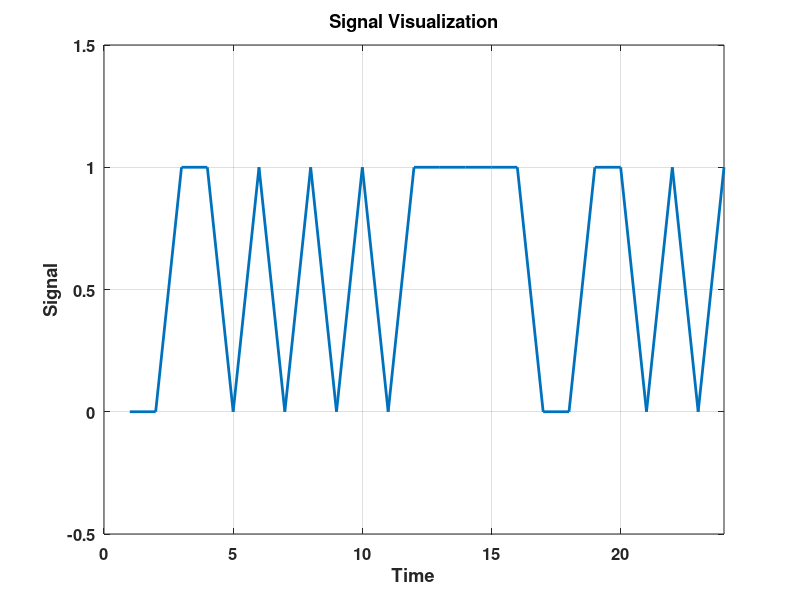
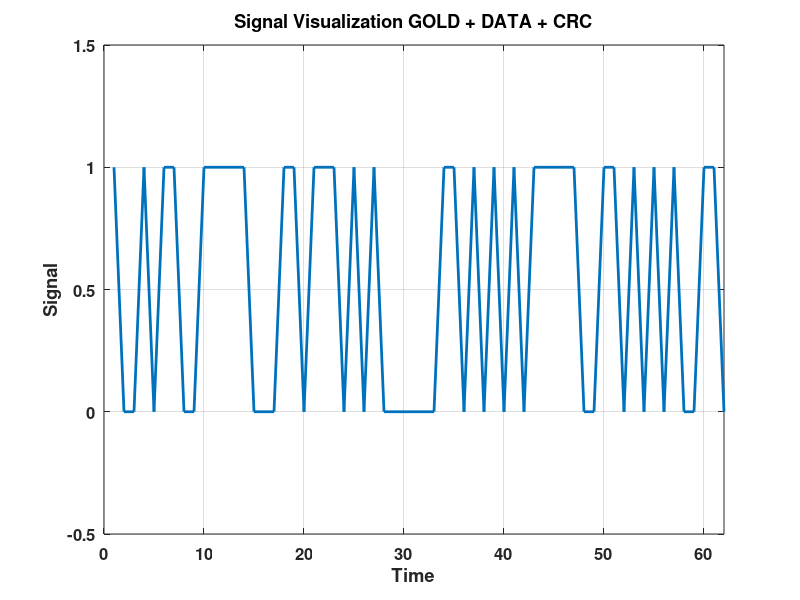
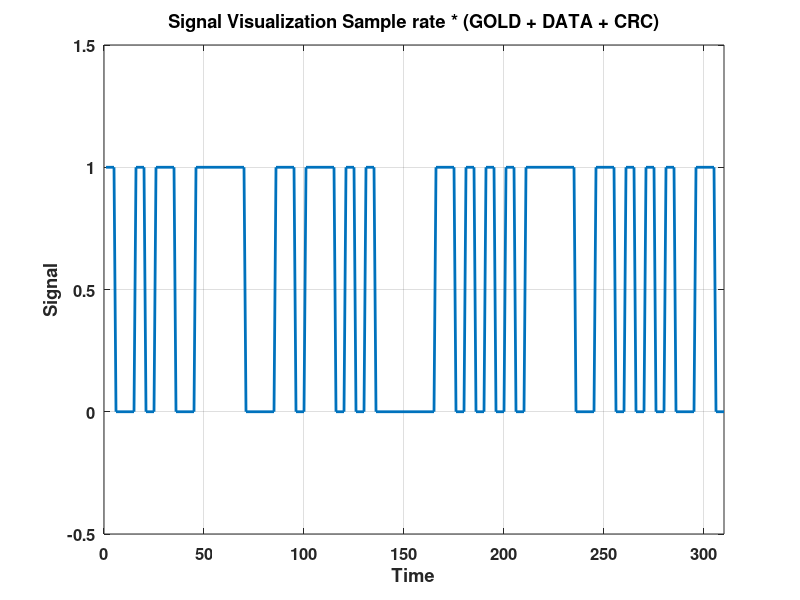
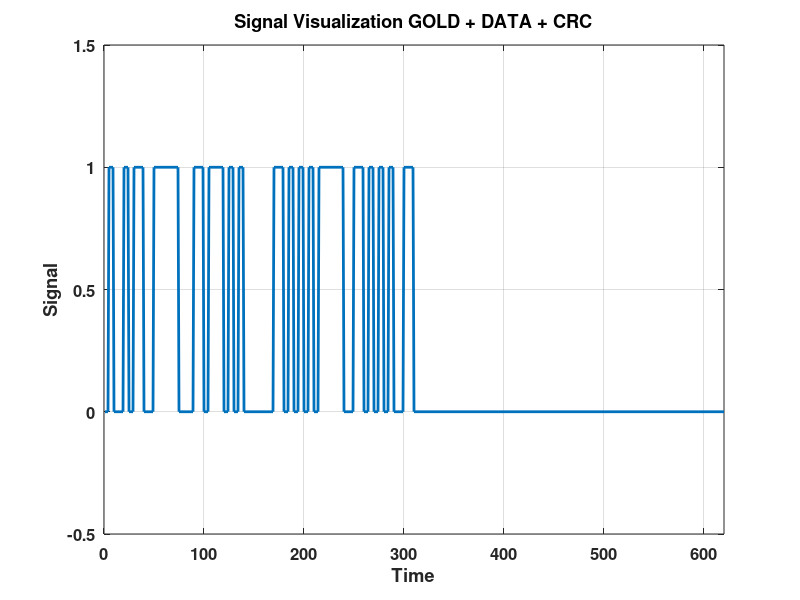

MATLAB code for these plots, in order: (Note: this script raises an error after producing the figures.)
function main
    % Ввод фамилии и имени
    surname = input('Введите фамилию: ', 's');
    name = input('Введите имя: ', 's');
    
    % Объединение фамилии и имени для обработки
    fullName = strcat(surname, '_' ,name);
    
    % Преобразование строки в биты
    packet = encodeToBits(fullName);
    disp('Битовое представление фамилии и имени:');
    dispBits(packet);
    
    figure;
    plot(packet, 'LineWidth', 2);
    xlabel('Time', 'FontSize', 12, 'FontWeight', 'bold');
    ylabel('Signal', 'FontSize', 12, 'FontWeight', 'bold');
    title('Signal Visualization', 'FontSize', 14, 'FontWeight', 'bold');
    grid on;
    set(gca, 'FontSize', 12, 'FontWeight', 'bold');
    xlim([0 length(packet)]); 
    ylim([min(packet) - 0.5, max(packet) + 0.5]);


    % Генератор для CRC
    g_sequence = [1, 1, 1, 1, 0, 1, 1, 1];
    crc = calculateCRC(packet, g_sequence);
    packetWithCRC = [packet, crc];
    disp("CRC:");
    disp(crc);

    % Проверка на приемной стороне
    %if checkPacket(packetWithCRC, g_sequence)
    %    disp('Ошибок не обнаружено в принятом пакете.');
    %else
    %    disp('Ошибка обнаружена в принятом пакете.');
    %end
    
    % Генерация последовательности Голда
    length_sequence_gold = 31;
    x = [0, 0, 1, 0, 0]; % x = 4 в 2СС
    y = [0, 1, 1, 0, 1]; % y = x + 7 в 2СС
    gold_sequence = generate_sequence_gold(x, y, length_sequence_gold);
    %disp('Первая последовательность Голда:');
    %disp(gold_sequence);
    
    % Параметры
    L = length(packet);
    M = length(crc);
    G = length(gold_sequence);
    N = 5; % Sample rate
    array_data = repmat([gold_sequence, packetWithCRC], 1);

    array_out = zeros(1, 2 * N * (L + M + G));
    
    figure;
    plot(array_data, 'LineWidth', 2);
    xlabel('Time', 'FontSize', 12, 'FontWeight', 'bold');
    ylabel('Signal', 'FontSize', 12, 'FontWeight', 'bold');
    title('Signal Visualization GOLD + DATA + CRC', 'FontSize', 14, 'FontWeight', 'bold');
    grid on;
    set(gca, 'FontSize', 12, 'FontWeight', 'bold');
    xlim([0 length(array_data)]); 
    ylim([min(array_data) - 0.5, max(array_data) + 0.5]);

    array_data = repeat_elements(array_data,N);
    figure;
    plot(array_data, 'LineWidth', 2);
    xlabel('Time', 'FontSize', 12, 'FontWeight', 'bold');
    ylabel('Signal', 'FontSize', 12, 'FontWeight', 'bold');
    title('Signal Visualization Sample rate * (GOLD + DATA + CRC)', 'FontSize', 14, 'FontWeight', 'bold');
    grid on;
    set(gca, 'FontSize', 12, 'FontWeight', 'bold');
    xlim([0 length(array_data)]); 
    ylim([min(array_data) - 0.5, max(array_data) + 0.5]);

    % Ввод позиции
    flag = true;
    while flag
        position = input('Введите позицию вставки: ');
        if position >= 0 && position <= N * (L + M + G)
            disp('Значение лежит в диапазоне');
            flag = false;
        else
            disp('Значение вне диапазона');
        end
    end
    
    % Вставка данных
    array_out = insert_array_at_position(array_out, array_data, position);

    figure;
    plot(array_out, 'LineWidth', 2);
    xlabel('Time', 'FontSize', 12, 'FontWeight', 'bold');
    ylabel('Signal', 'FontSize', 12, 'FontWeight', 'bold');
    title('Signal Visualization GOLD + DATA + CRC', 'FontSize', 14, 'FontWeight', 'bold');
    grid on;
    set(gca, 'FontSize', 12, 'FontWeight', 'bold');
    xlim([0 length(array_out)]); 
    ylim([min(array_out) - 0.5, max(array_out) + 0.5]);

    % Генерация шума
    sigma = input('Введите стандартное отклонение шума: ');
    array_with_hastle = generate_noise(2 * N * (L + M + G), 0, sigma);
    %disp('Шум:');

    array_out = double(array_out);
    result = array_out + array_with_hastle;

    %disp(result);
    figure;
    plot(result, 'LineWidth', 2);
    xlabel('Time', 'FontSize', 12, 'FontWeight', 'bold');
    ylabel('Signal', 'FontSize', 12, 'FontWeight', 'bold');
    title('Signal Visualization hastle with signal', 'FontSize', 14, 'FontWeight', 'bold');
    grid on;
    set(gca, 'FontSize', 12, 'FontWeight', 'bold');
    xlim([0 length(result)]); 
    ylim([min(result) - 0.5, max(result) + 0.5]);

    % Находим начало синхропоследовательности
    gold_sequence_double = double(gold_sequence);
    gold_sequence_double = repeat_elements(gold_sequence_double,N);
    [sync_index,correlation] = findSyncSequenceStart(result, gold_sequence_double, N, L, M, G);

    figure;
    plot(correlation, 'LineWidth', 2);
    xlabel('Time', 'FontSize', 12, 'FontWeight', 'bold');
    ylabel('Signal', 'FontSize', 12, 'FontWeight', 'bold');
    title('Signal Visualization hastle with signal', 'FontSize', 14, 'FontWeight', 'bold');
    grid on;
    set(gca, 'FontSize', 12, 'FontWeight', 'bold');
    xlim([0 length(correlation)]); 
    ylim([min(correlation) - 0.5, max(correlation) + 0.5]);

    disp(sync_index);
    
    % Обрезаем до синхры
    signal_out = result(sync_index :end);
    %disp(signal_out);

    figure;
    plot(signal_out, 'LineWidth', 2);
    xlabel('Time', 'FontSize', 12, 'FontWeight', 'bold');
    ylabel('Signal', 'FontSize', 12, 'FontWeight', 'bold');
    title('Обрезал до синхры', 'FontSize', 14, 'FontWeight', 'bold');
    grid on;
    set(gca, 'FontSize', 12, 'FontWeight', 'bold');
    xlim([0 length(signal_out)]); 
    ylim([min(signal_out) - 0.5, max(signal_out) + 0.5]);
    
    bits_sequence = decodeSignal(signal_out,N);

    figure;
    plot(bits_sequence, 'LineWidth', 2);
    xlabel('Time', 'FontSize', 12, 'FontWeight', 'bold');
    ylabel('Signal', 'FontSize', 12, 'FontWeight', 'bold');
    title('декодировал биты', 'FontSize', 14, 'FontWeight', 'bold');
    grid on;
    set(gca, 'FontSize', 12, 'FontWeight', 'bold');
    xlim([0 length(bits_sequence)]); 
    ylim([min(bits_sequence) - 0.5, max(bits_sequence) + 0.5]);
    %disp(bits_sequence);
    %disp(array_data);

    bits_sequence_W_N = bits_sequence(1 : end);
    figure;
    plot(bits_sequence_W_N, 'LineWidth', 2);
    xlabel('Time', 'FontSize', 12, 'FontWeight', 'bold');
    ylabel('Signal', 'FontSize', 12, 'FontWeight', 'bold');
    title('Обрезал до Голда', 'FontSize', 14, 'FontWeight', 'bold');
    grid on;
    set(gca, 'FontSize', 12, 'FontWeight', 'bold');
    xlim([0 length(bits_sequence_W_N)]); 
    ylim([min(bits_sequence_W_N) - 0.5, max(bits_sequence_W_N) + 0.5]);
    
    bits_sequence_W_NG = bits_sequence_W_N(G+1 :end);

    figure;
    plot(bits_sequence_W_NG, 'LineWidth', 2);
    xlabel('Time', 'FontSize', 12, 'FontWeight', 'bold');
    ylabel('Signal', 'FontSize', 12, 'FontWeight', 'bold');
    title('Обрезал Голда', 'FontSize', 14, 'FontWeight', 'bold');
    grid on;
    set(gca, 'FontSize', 12, 'FontWeight', 'bold');
    xlim([0 length(bits_sequence_W_NG)]); 
    ylim([min(bits_sequence_W_NG) - 0.5, max(bits_sequence_W_NG) + 0.5]);

    % Проверка на приемной стороне
    [isValid, crcLength, endIndex] = checkPacket(packetWithCRC, g_sequence);
    disp(crcLength);
    disp(endIndex);
    if isValid
        disp('Ошибок не обнаружено в принятом пакете.');
    else
        disp('Ошибка обнаружена в принятом пакете.');
    end
    
    bits_sequence_W_NGM = bits_sequence_W_NG(1 : crcLength);
    
    figure;
    plot(bits_sequence_W_NGM, 'LineWidth', 2);
    xlabel('Time', 'FontSize', 12, 'FontWeight', 'bold');
    ylabel('Signal', 'FontSize', 12, 'FontWeight', 'bold');
    title('Обрезал CRC + шум', 'FontSize', 14, 'FontWeight', 'bold');
    grid on;
    set(gca, 'FontSize', 12, 'FontWeight', 'bold');
    xlim([0 length(bits_sequence_W_NGM)]); 
    ylim([min(bits_sequence_W_NGM) - 0.5, max(bits_sequence_W_NGM) + 0.5]);

    slovo = decodeFromBits(bits_sequence_W_NGM);
    disp(slovo);
end

function packet = encodeToBits(input)
    packet = [];
    for c = input
        bits = bitget(uint8(c), 8:-1:1); % Преобразование символа в биты
        packet = [packet, bits];
    end
end

function output = decodeFromBits(packet)
    % Проверяем, что длина пакета делится на 8 (по 8 бит на символ)
    if mod(length(packet), 8) ~= 0
        error('Длина пакета должна быть кратной 8 для корректного декодирования.');
    end

    % Инициализация результирующего массива
    output = char([]); % Символы сохраняем в строку

    % Преобразуем каждые 8 бит в символ
    for i = 1:8:length(packet)
        % Берем 8 бит и преобразуем их в байт
        bits = packet(i:i+7);
        byte = uint8(bin2dec(num2str(bits))); % Преобразуем массив бит в десятичное значение
        output = [output, char(byte)]; % Преобразуем байт в символ и добавляем к результату
    end
end


function dispBits(bits)
    for i = 1:length(bits)
        fprintf('%d', bits(i));
        if mod(i, 8) == 0
            fprintf(' '); % Пробел после каждых 8 бит
        end
    end
    fprintf('\n');
end

function [crc, crcLength, endIndex] = calculateCRC(packet, generator)
    % Дополнение пакета нулями
    temp = [packet, zeros(1, length(generator) - 1)];
    crcLength = 0; % Счётчик длины CRC
    endIndex = -1; % Индекс завершения CRC
    generatorLength = length(generator);

    for i = 1:length(packet)
        if temp(i) == 1
            % Выполняем XOR с полиномом генератора
            temp(i:i + generatorLength - 1) = xor(temp(i:i + generatorLength - 1), generator);
        end
        
        % Увеличиваем счётчик длины CRC
        crcLength = crcLength + 1;

        % Проверяем, заполнен ли текущий отрезок нулями
        if all(temp(i+1:end) == 0)
            endIndex = i + generatorLength - 1; % Запоминаем индекс завершения CRC
            break;
        end
    end

    % Извлекаем CRC
    crc = temp(end - (generatorLength - 2):end);
end


function [isValid, crcLength, endIndex] = checkPacket(packetWithCRC, generator)
    % Вычисляем остаток и информацию о CRC
    [remainder, crcLength, endIndex] = calculateCRC(packetWithCRC, generator);
    
    % Проверяем, что остаток равен нулю
    isValid = all(remainder == 0);
end


function gold_sequence = generate_sequence_gold(x, y, length_sequence)
    gold_sequence = zeros(1, length_sequence);
    for i = 1:length_sequence
        [x, shift_bit_x] = shift_sequence(x, 2, 4);
        [y, shift_bit_y] = shift_sequence(y, 2, 4);
        gold_sequence(i) = xor(shift_bit_x, shift_bit_y);
    end
end

function [seq, last_bit] = shift_sequence(seq, element_1, element_2)
    shift_bit = xor(seq(element_1 + 1), seq(element_2 + 1));
    last_bit = seq(end);
    seq = [shift_bit, seq(1:end - 1)];
end

function output_vector = repeat_elements(input_vector, N)
    output_vector = [];
    for i = 1:length(input_vector)
        output_vector = [output_vector, repmat(input_vector(i), 1, N)];
    end
end

function target_vector = insert_array_at_position(target_vector, array_to_insert, position)
    % Проверка, чтобы избежать выхода за пределы массива
    if position + length(array_to_insert) - 1 > length(target_vector)
        error('Размер массива для вставки превышает размер целевого вектора.');
    end
    
    % Заменяем элементы target_vector начиная с позиции position
    target_vector(position:position+length(array_to_insert)-1) = array_to_insert;
end

function noise = generate_noise(size, mu, sigma)
    noise = mu + sigma * randn(1, size);
end

function [syncStartIndex, correlations] = findSyncSequenceStart(array_with_hastle, gold_sequence_double, N, L, M, G)
    % Инициализация переменной для результата
    syncStartIndex = -1;  % По умолчанию синхроимпульс не найден
    
    % Длина синхронизирующей последовательности
    G_N = G * N;
    
    % Проверка, что длина входного массива достаточна для поиска
    if length(array_with_hastle) < G_N
        disp('Длина массива слишком мала для поиска синхронизирующей последовательности.');
        return;
    end
    
    % Инициализация массива для хранения корреляций
    correlations = zeros(1, length(array_with_hastle) - G_N + 1);
    
    % Проход по массиву для поиска синхронизирующей последовательности
    for i = 1:(length(array_with_hastle) - G_N + 1)  % Для корректного индексации до конца массива
        % Извлекаем подмассив длиной G * N начиная с позиции i
        synchro_sequence = array_with_hastle(i:i + G_N - 1);
        
        % Вычисляем корреляцию между подмассивом и эталонной последовательностью
        result = corr(synchro_sequence', gold_sequence_double');  % Применяем транспонирование
        
        % Сохраняем корреляцию в массив
        correlations(i) = result;
        
        % Проверяем, если корреляция близка к 1 (синхроимпульс найден)
        % Захлопнуть начало синхры
        if abs(result) >= 0.76 % что-то поделать с SINR 
            disp(['Найден вход в синхроимпульс на индексе: ', num2str(i)]);
            syncStartIndex = i; % Возвращаем индекс начала синхроимпульса
            break;
        end
    end

    % Если синхроимпульс не найден
    if syncStartIndex == -1
        disp('Синхроимпульс не найден.');
    end
end

function decoded_bits = decodeSignal(signal, N)
    % Функция для декодирования сигналов группами по N отсчетов
    % signal - входной массив данных
    % N - количество отсчетов на символ

    P = 0.6; % Порог для интерпретации
    decoded_bits = []; % Результирующий массив для хранения декодированных битов

    % Длина входного сигнала
    signal_length = length(signal);

    % Обработка сигналов группами длиной N
    for i = 1:N:(signal_length - N + 1)
        % Суммируем N отсчетов
        segment = signal(i:i + N - 1); % Извлекаем сегмент длиной N
        average = mean(segment); % Среднее значение сегмента

        % Вывод среднего значения для отладки
        %disp(average);

        % Принятие решения: 0 или 1
        if average >= P
            decoded_bits = [decoded_bits, 1]; % Если среднее выше порога, добавляем 1
        else
            decoded_bits = [decoded_bits, 0]; % Иначе добавляем 0
        end
    end
end
